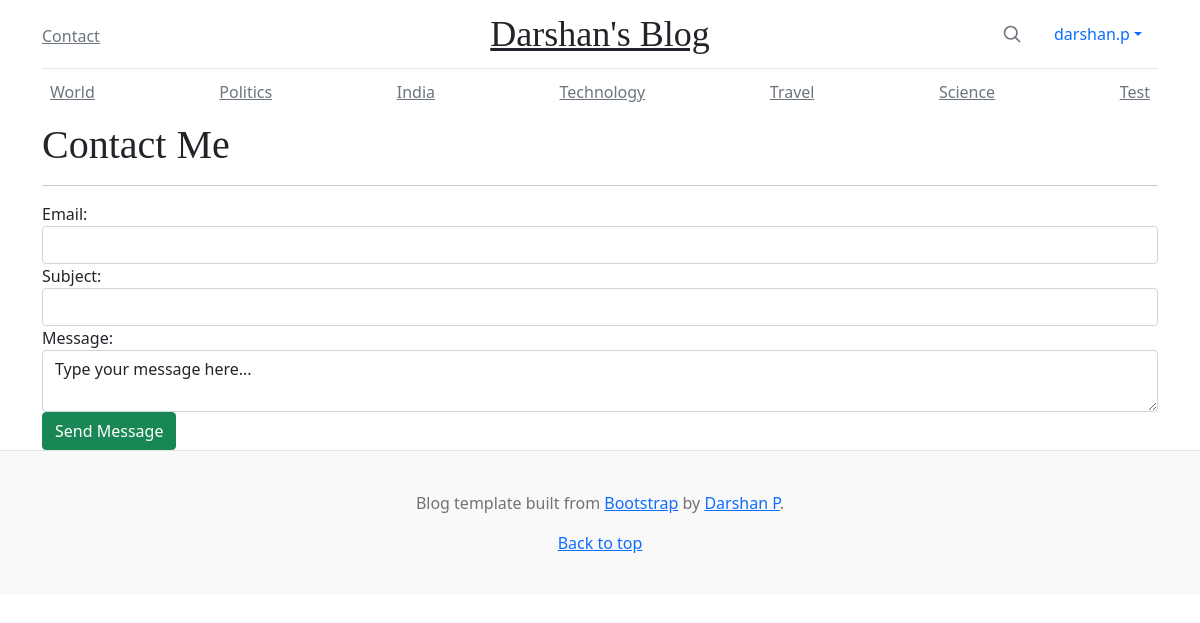
The page /contact (signed in) on the database its author committed.
### blog/models.py (models this page shows)
class Category(models.Model):
    class Meta:
        verbose_name_plural = 'Categories'
    name = models.CharField(max_length=50, unique=True)
    def __str__(self):
        return self.name

### blog/views.py (the view)
# urls.py: path('contact', contact_view, name='contact'),
def contact_view(request):
    return render(request, "contact.html", context={})

### blog/context_processors.py (called while the page is built)
def categories(request):
    return {
        'categories': Category.objects.order_by('id')
    }

### templates/contact.html (shortened to what this page needs)
{% extends "base.html" %}
{% block content %}
<div class="row">
    <div class="col-md-12">
        <h1>Contact Me</h1>
        <hr>
        <form action="#" method="POST">
            <div class="form-group">
                <label name="email">Email:</label>
                <input id="email" name="email" class="form-control">
            </div>
            <div class="form-group">
                <label name="subject">Subject:</label>
                <input id="subject" name="subject" class="form-control">
            </div>
            <div class="form-group">
                <label name="message">Message:</label>
                <textarea id="message" name="message" class="form-control">Type your message here...</textarea>
            </div>
            <input type="submit" value="Send Message" class="btn btn-success">
        </form>
    </div>
</div>
{% endblock content %}

### templates/navbar_top.html (shortened to what this page needs)
<div class="container">
    <header class="blog-header py-3">
        <div class="row flex-nowrap justify-content-between align-items-center">
          <div class="col-4 pt-1">
            <a class="link-secondary" href="{% url 'contact' %}">Contact</a></div>
          <div class="col-4 text-center">
            <a class="blog-header-logo text-dark" href="{% url 'blog:blog_home' %}">Darshan's Blog</a>
          </div>
          <div class="col-4 d-flex justify-content-end align-items-center">
            <a class="link-secondary" href="#" aria-label="Search">
              <svg xmlns="http://www.w3.org/2000/svg" width="20" height="20" fill="none" stroke="currentColor" stroke-linecap="round" stroke-linejoin="round" stroke-width="2" class="mx-3" role="img" viewBox="0 0 24 24"><title>Search</title><circle cx="10.5" cy="10.5" r="7.5"/><path d="M21 21l-5.2-5.2"/></svg>
            </a>
            {% if request.user.is_authenticated %}
            <ul class="nav nav-pills">
              <li class="nav-item dropdown">
                <a class="nav-link dropdown-toggle" data-bs-toggle="dropdown" href="#" role="button" aria-expanded="false">{{ request.user.username }}</a>
              </li>
            </ul>
            {% else %}
            <a href="{% url 'login' %}" class="btn btn-default">Login</a>
            {% endif %}
          </div>
        </div>
      </header>
    {% if request.user.is_authenticated %}
    <div class="nav-scroller py-1 mb-2">
        <nav class="nav d-flex justify-content-between">
        {% for category in categories %}
            <a class="p-2 link-secondary" href="#">{{category}}</a>
        {% endfor %}
        </nav>
      </div>
    {% endif %}
</div>

### static/css/style.css (style rules this page uses)
.blog-header { line-height: 1; border-bottom: 1px solid #e5e5e5; }
.blog-header-logo { font-family: "Playfair Display", Georgia, "Times New Roman", serif; font-size: 2.25rem; }
h1, h2, h3, h4, h5, h6 { font-family: "Playfair Display", Georgia, "Times New Roman", serif; }
.nav-scroller { position: relative; z-index: 2; height: 2.75rem; overflow-y: hidden; }
.nav-scroller .nav { display: flex; flex-wrap: nowrap; padding-bottom: 1rem; margin-top: -1px; overflow-x: auto; text-align: center; white-space: nowrap; -webkit-overflow-scrolling: touch; }

### rows shown on the page
Category: name "World"
Category: name "Politics"
Category: name "India"
Category: name "Technology"
Category: name "Travel"
Category: name "Science"
Category: name "Test"

### other values the page prints
{{ request.user.username }} "darshan.p"
